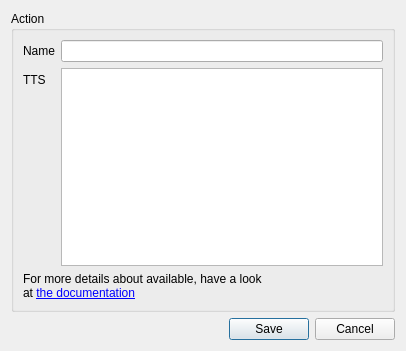
<?xml version="1.0" encoding="UTF-8"?>
<ui version="4.0">
 <class>ActionDialog</class>
 <widget class="QDialog" name="ActionDialog">
  <property name="geometry">
   <rect>
    <x>0</x>
    <y>0</y>
    <width>406</width>
    <height>351</height>
   </rect>
  </property>
  <property name="windowTitle">
   <string>Dialog</string>
  </property>
  <layout class="QVBoxLayout" name="verticalLayout">
   <item>
    <widget class="QGroupBox" name="qgbAction">
     <property name="title">
      <string>Action</string>
     </property>
     <layout class="QFormLayout" name="formLayout">
      <property name="fieldGrowthPolicy">
       <enum>QFormLayout::AllNonFixedFieldsGrow</enum>
      </property>
      <item row="0" column="0">
       <widget class="QLabel" name="qlName">
        <property name="text">
         <string>Name</string>
        </property>
        <property name="buddy">
         <cstring>qleName</cstring>
        </property>
       </widget>
      </item>
      <item row="0" column="1">
       <widget class="QLineEdit" name="qleName"/>
      </item>
      <item row="1" column="0">
       <widget class="QLabel" name="qlTTS">
        <property name="text">
         <string>TTS</string>
        </property>
        <property name="buddy">
         <cstring>qpteTTS</cstring>
        </property>
       </widget>
      </item>
      <item row="1" column="1">
       <widget class="QPlainTextEdit" name="qpteTTS"/>
      </item>
      <item row="2" column="0" colspan="2">
       <widget class="QLabel" name="qlDocumentation">
        <property name="text">
         <string>&lt;!DOCTYPE HTML PUBLIC &quot;-//W3C//DTD HTML 4.0//EN&quot; &quot;http://www.w3.org/TR/REC-html40/strict.dtd&quot;&gt;
&lt;html&gt;&lt;head&gt;&lt;meta name=&quot;qrichtext&quot; content=&quot;1&quot; /&gt;&lt;style type=&quot;text/css&quot;&gt;
p, li { white-space: pre-wrap; }
&lt;/style&gt;&lt;/head&gt;&lt;body style=&quot; font-family:'Cantarell'; font-size:9pt; font-weight:400; font-style:normal;&quot;&gt;
&lt;p style=&quot; margin-top:0px; margin-bottom:0px; margin-left:0px; margin-right:0px; -qt-block-indent:0; text-indent:0px;&quot;&gt;For more details about available, have a look&lt;/p&gt;
&lt;p style=&quot; margin-top:0px; margin-bottom:0px; margin-left:0px; margin-right:0px; -qt-block-indent:0; text-indent:0px;&quot;&gt;at &lt;a href=&quot;dobby.readthedocs.org&quot;&gt;&lt;span style=&quot; text-decoration: underline; color:#0000ff;&quot;&gt;the documentation&lt;/span&gt;&lt;/a&gt;&lt;/p&gt;&lt;/body&gt;&lt;/html&gt;</string>
        </property>
       </widget>
      </item>
     </layout>
    </widget>
   </item>
   <item>
    <widget class="QDialogButtonBox" name="buttonBox">
     <property name="orientation">
      <enum>Qt::Horizontal</enum>
     </property>
     <property name="standardButtons">
      <set>QDialogButtonBox::Cancel|QDialogButtonBox::Save</set>
     </property>
    </widget>
   </item>
  </layout>
 </widget>
 <tabstops>
  <tabstop>qleName</tabstop>
  <tabstop>qpteTTS</tabstop>
  <tabstop>buttonBox</tabstop>
 </tabstops>
 <resources/>
 <connections>
  <connection>
   <sender>buttonBox</sender>
   <signal>accepted()</signal>
   <receiver>ActionDialog</receiver>
   <slot>accept()</slot>
   <hints>
    <hint type="sourcelabel">
     <x>257</x>
     <y>341</y>
    </hint>
    <hint type="destinationlabel">
     <x>157</x>
     <y>274</y>
    </hint>
   </hints>
  </connection>
  <connection>
   <sender>buttonBox</sender>
   <signal>rejected()</signal>
   <receiver>ActionDialog</receiver>
   <slot>reject()</slot>
   <hints>
    <hint type="sourcelabel">
     <x>325</x>
     <y>341</y>
    </hint>
    <hint type="destinationlabel">
     <x>286</x>
     <y>274</y>
    </hint>
   </hints>
  </connection>
 </connections>
</ui>
